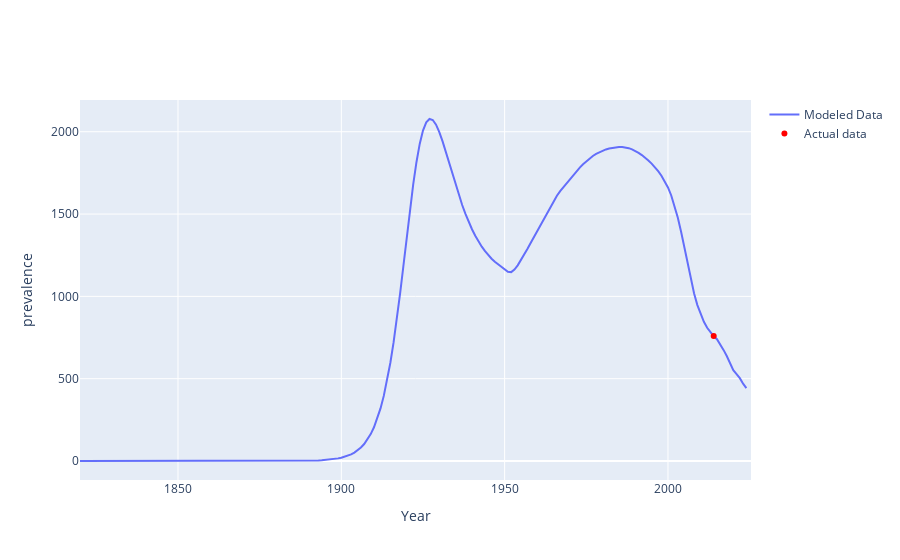

The notebook cell this image was saved under:
### Code cell
variable = "prevalence"
fig = plot_model_vs_actual(map_res.derived_outputs, 
                     bcm.targets[variable].data,
                     variable,
                     variable,
                     "",
                     "Actual data")
#fig.update_xaxes(range=[1998, 2023])
fig

### Figure 1 — Plotly figure (JSON) as saved in the notebook; plotly's stock layout.template omitted (floating-point values rounded to 4 significant figures; data arrays with more than 128 entries replaced by an {"elided": "..."} marker saying what was removed)
{"data": [{"mode": "lines", "name": "Modeled Data", "type": "scatter", "x": {"elided": "205 int values"}, "y": {"elided": "205 float values"}}, {"marker": {"color": "red"}, "mode": "markers", "name": "Actual data", "type": "scatter", "x": [2014], "y": [759.1]}], "layout": {"title": {"text": "", "x": 0.5}, "xaxis": {"title": {"text": "Year"}}, "yaxis": {"title": {"text": "prevalence"}}}}
